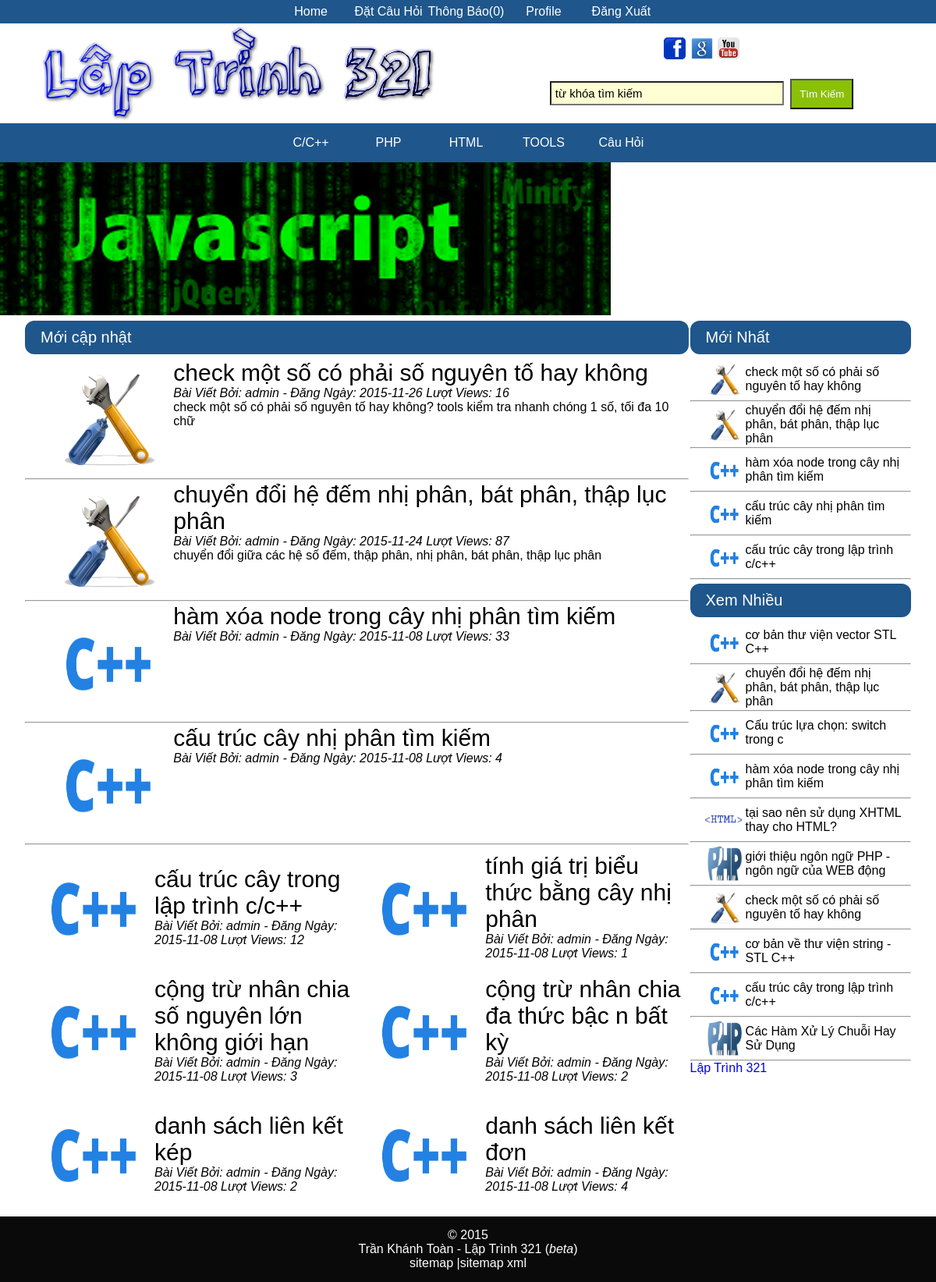
The page / (signed in) on the database its author committed.
### tables this page shows
CREATE TABLE IF NOT EXISTS `menu_tren` (
  `title` text,
  `link` text,
  `id` int(11) NOT NULL
);

CREATE TABLE IF NOT EXISTS `chuyenmuc` (
  `id` int(10) unsigned NOT NULL,
  `title` text,
  `image` varchar(255) DEFAULT NULL
);

CREATE TABLE IF NOT EXISTS `baiviet` (
  `idbv` int(10) unsigned NOT NULL,
  `subject` text,
  `content` longtext,
  `image_bv` varchar(255) DEFAULT NULL,
  `parent` int(10) unsigned NOT NULL,
  `date_add` date DEFAULT NULL,
  `views` int(11) DEFAULT '0',
  `author` int(11) NOT NULL DEFAULT '1',
  `des` longtext
);

CREATE TABLE IF NOT EXISTS `users` (
  `uid` int(10) unsigned NOT NULL,
  `username` varchar(255) NOT NULL,
  `pass` varchar(255) NOT NULL,
  `email` varchar(255) DEFAULT NULL,
  `birthday` date DEFAULT NULL,
  `checkmail` int(11) DEFAULT '0',
  `lastlogin` int(15) DEFAULT NULL,
  `avatar` text,
  `gender` text
);

CREATE TABLE IF NOT EXISTS `options` (
  `footer` text,
  `maxpage` int(11) DEFAULT NULL,
  `maxpage_cmt` int(11) DEFAULT NULL,
  `facebook` text,
  `google` text,
  `youtube` text
);

### config.php (called while the page is built, shortened)
<?php
$servername = "localhost";
$username = "root";
$password = "";
$dbname = "laptrinh321";
$homeurl = "http://laptrinh321.dev:8080";
$conn = mysqli_connect($servername, $username, $password, $dbname);
mysqli_set_charset($conn,'utf8');
$sql="SELECT * FROM options";
$result=mysqli_query($conn,$sql);
$row=mysqli_fetch_assoc($result);
$maxpage=$row['maxpage'];
$option_footer=$row['footer'];
function rewrite($s)
{
	$a=array("á","à","ả","ã","ạ","Á","À","Ả","Ã","Ạ",
			 "ắ","ằ","ẳ","ẵ","ặ","Ắ","Ằ","Ẳ","Ẵ","Ặ","ă","Ă",
			 "ấ","ầ","ẩ","ẫ","ậ","Ấ","Ầ","Ẩ","Ẫ","Ậ","â","Â",
			 "đ","Đ","A","B","C","D","E","F","G","H","I","J","K","L","M","N","O","P","Q","R","S","T","U","V","W","X","Y","Z",
			 "é","è","ẻ","ẽ","ẹ","É","È","Ẻ","Ẽ","Ẹ",
			 "ế","ề","ể","ễ","ệ","Ế","Ề","Ể","Ễ","Ệ","ê","Ê",
			 "í","ì","ỉ","ĩ","ị","Í","Ì","Ỉ","Ĩ","Ị",
			 "ó","ò","ỏ","õ","ọ","Ó","Ò","Ỏ","Õ","Ọ",
			 "ố","ồ","ổ","ỗ","ộ","Ố","Ồ","Ổ","Ỗ","Ộ","ô","Ô",
			 "ớ","ờ","ở","ỡ","ợ","Ớ","Ờ","Ở","Ỡ","Ợ","ơ","Ơ",
			 "ú","ù","ủ","ũ","ụ","Ú","Ù","Ủ","Ũ","Ụ",
			 "ứ","ừ","ử","ữ","ự","Ứ","Ừ","Ử","Ữ","Ự","ư","Ư",
			 "ý","ỳ","ỷ","ỹ","ỵ","Ý","Ỳ","Ỷ","Ỹ","Ỵ",",","+","[","]","-",":","/",
			 "*","(",")","?","\"");
	$b=array("a","a","a","a","a","a","a","a","a","a",
		     "a","a","a","a","a","a","a","a","a","a","a","a",
		     "a","a","a","a","a","a","a","a","a","a","a","a",
		     "d","d","a","b","c","d","e","f","g","h","i","j","k","l","m","n","o","p","q","r","s","t","u","v","w","x","y","z",
		     "e","e","e","e","e","e","e","e","e","e",
		     "e","e","e","e","e","e","e","e","e","e","e","e",
		     "i","i","i","i","i","i","i","i","i","i",
		     "o","o","o","o","o","o","o","o","o","o",
		     "o","o","o","o","o","o","o","o","o","o","o","o",
		     "o","o","o","o","o","o","o","o","o","o","o","o",
		     "u","u","u","u","u","u","u","u","u","u",
		     "u","u","u","u","u","u","u","u","u","u","u","u",
		     "y","y","y","y","y","y","y","y","y","y","","","","","","","",
		     "","","","","");
	$s=str_replace($a,$b,$s);
	$s=str_replace(" ","-",$s);
	return $s;
}
function thong_bao($uid)
{
	global $conn;
	$sql="SELECT count(*) as num FROM theo_doi WHERE td_uid=$uid AND thong_bao=1";
	$result = mysqli_query($conn,$sql);
	$row=mysqli_fetch_assoc($result);
	$num=$row['num'];
	return $num;
}
?>

### function/homepage.php (the view, shortened to what this page needs)
<div class="header">Mới cập nhật</div>
<?php
$sql="SELECT * FROM baiviet ORDER BY idbv DESC LIMIT ".$maxpage;
if($result = mysqli_query($conn,$sql))
if(mysqli_num_rows($result)>0)
{
	$n=($maxpage-2)/2;
	$dem=1;
	while($dem<=$n)
	{
		$dem++;
		$row=mysqli_fetch_assoc($result)
		?>
		<a href="<?php echo $row['idbv']; ?>-<?php echo rewrite($row['subject']); ?>.html">
			<table class="list">
				<tr>
					<td width="150px">
						<img style="width:150px;height:150px" src="<?php echo $row['image_bv']; ?>"/>
					</td>
					<td style="padding-left:5px;vertical-align:top">
						<font style="font-size:30px"><?php echo $row['subject']; ?></font>
						<br/>
						<i>
						Bài Viết Bởi:
						<?php
						$sql1="SELECT username FROM users WHERE uid=".$row['author'];
						$result1=mysqli_query($conn,$sql1);
						$row1=mysqli_fetch_assoc($result1);
						echo $row1['username'];
						 ?>
						- Đăng Ngày: <?php echo $row['date_add']; ?>
						 Lượt Views: <?php echo $row['views']; ?>
						</i>
						<br/>
						<?php if($row['des']!=NULL) echo $row['des']; ?>
					</td>
				</tr>
			</table>
		</a>
		<hr/>
<?php
	}
	for($dem=$n+1;$dem<=$maxpage;$dem++)
	{
		$row=mysqli_fetch_assoc($result);
		if($dem%2==1)
		{
?>
<table style="width:100%" >
	<tr style="width:100%" >
		<td style="width:50%" class="list">
			<a style="color:#000" href="<?php echo $row['idbv']; ?>-<?php echo rewrite($row['subject']); ?>.html">
				<table style="width:100%">
					<tr>
						<td style="width:150px">
							<img style="width:150px;height:150px" src="<?php echo $row['image_bv']; ?>"/>
						</td>
						<td>
							<font style="font-size:30px"><?php echo $row['subject']; ?></font>
							<br/>
							<i>
							Bài Viết Bởi:
							<?php
							$sql1="SELECT username FROM users WHERE uid=".$row['author'];
							$result1=mysqli_query($conn,$sql1);
							$row1=mysqli_fetch_assoc($result1);
							echo $row1['username'];
							 ?>
							- Đăng Ngày: <?php echo $row['date_add']; ?>
							 Lượt Views: <?php echo $row['views']; ?>
							</i>
						</td>
					</tr>
				</table>
			</a>
		</td>
<?php
		}
		else
		{
?>
		<td style="width:50%" class="list">
			<a style="color:#000" href="<?php echo $row['idbv']; ?>-<?php echo rewrite($row['subject']); ?>.html">
				<table style="width:100%">
					<tr>
						<td style="width:150px">
							<img style="width:150px;height:150px" src="<?php echo $row['image_bv']; ?>"/>
						</td>
						<td>
							<font style="font-size:30px"><?php echo $row['subject']; ?></font>
							<br/>
							<i>
							Bài Viết Bởi:
							<?php
							$sql1="SELECT username FROM users WHERE uid=".$row['author'];
							$result1=mysqli_query($conn,$sql1);
							$row1=mysqli_fetch_assoc($result1);
							echo $row1['username'];
							 ?>
							- Đăng Ngày: <?php echo $row['date_add']; ?>
							 Lượt Views: <?php echo $row['views']; ?>
							</i>
						</td>
					</tr>
				</table>
			</a>
		</td>
	</tr>
</table>
<?php
		}
	}
}
?>

### function/menu_tren.php
<div class="menu_tren">
	<ul>
	<?php
	$sql="SELECT * FROM menu_tren";
	if($result = mysqli_query($conn,$sql))
	if(mysqli_num_rows($result)>0)
	{
		while($row=mysqli_fetch_assoc($result))
		{
			?>
				<li><a href="<?php echo $row['link']; ?>"><?php echo $row['title']; ?></a></li>
			<?php
		}
	}
	if(isset($_SESSION['uid']))
	{
?>
		<li><a href="<?php echo $homeurl; ?>/datcauhoi.php">Đặt Câu Hỏi</a></li>
		<li><a href="<?php echo $homeurl; ?>/thong_bao.php">Thông Báo(<?php echo thong_bao($_SESSION['uid']); ?>)</a></li>
		<li><a href="<?php echo $homeurl; ?>/profile.php">Profile</a></li>
		<li><a href="<?php echo $homeurl; ?>/logout.php">Đăng Xuất</a></li>
<?php
	}
	else
	{
?>
		<li><a href="<?php echo $homeurl; ?>/login.php">Đăng Nhập</a></li>
		<li><a href="<?php echo $homeurl; ?>/register.php">Đăng Ký</a></li>
<?php
	}
	?>
</ul>
</div>

### function/main-menu.php
<div class="main-menu">
	  		<ul>
<?php
$sql="SELECT * FROM chuyenmuc";
if($result=mysqli_query($conn,$sql))
if(mysqli_num_rows($result)>0)
{
	while($row=mysqli_fetch_assoc($result))
	{
?>
				<li>
					<a href="<?php echo $homeurl; ?>/category-<?php echo $row['id']; ?>-<?php echo rewrite($row['title']); ?>.html"><?php echo $row['title']; ?></a>
				</li>
<?php
	}
}
?>
			</ul>
		</div>

### footer.php (shortened to what this page needs)
<td style="vertical-align:top;width:25%">
	<?php include "function/sidebar.php"; ?>
</td>
</tr>
</table>
</div>
<div class="footer">
	<?php echo $option_footer;?>
	<a target="_blank" style="color:#fff;" href="/sitemap.php">sitemap |</a><a target="_blank" style="color:#fff;" href="/sitemap.xml">sitemap xml</a>
</div>
</body>
</html>

### function/moi_nhat.php
<div class="header">Mới Nhất</div>
<?php
$sql1="SELECT * FROM baiviet ORDER BY idbv DESC LIMIT 5";
if($result1=mysqli_query($conn,$sql1))
while($row1=mysqli_fetch_assoc($result1))
{
?>
<a href="<?php echo $row1['idbv']; ?>-<?php echo rewrite($row1['subject']); ?>.html">
<table class="list1">
	<tr>
		<td width="50px">
			<img style="width:50px;height:50px" src="<?php echo $row1['image_bv']; ?>"/>
		</td>
		<td>
			<font style="font-size:16px"><?php echo $row1['subject']; ?></font>
		</td>
	</tr>
</table>
</a>
<hr/>
<?php
}
?>

### function/xemnhieu.php
<div class="header">Xem Nhiều</div>
<?php
$sql="SELECT * FROM baiviet ORDER BY views DESC LIMIT ".$maxpage;
if($result=mysqli_query($conn,$sql))
while($row=mysqli_fetch_assoc($result))
{
?>
<a href="<?php echo $row['idbv']; ?>-<?php echo rewrite($row['subject']); ?>.html">
<table class="list1">
	<tr>
		<td width="50px">
			<img style="width:50px;height:50px" src="<?php echo $row['image_bv']; ?>"/>
		</td>
		<td>
			<font style="font-size:16px"><?php echo $row['subject']; ?></font>
		</td>
	</tr>
</table>
</a>
<hr/>
<?php
}
?>

### css/style.css (style rules this page uses)
* { text-decoration:none; margin:0; padding:0; }
html { background:#999; }
body { font-family:sans-serif; background:#fff; width:100%; margin:auto; }
.menu_tren ul, .main-menu ul { background: #1F568B; list-style-type: none; text-align: center; }
.menu_tren li { display: inline-block; width: 100px; height: 30px; line-height: 30px; margin-left: -5px; position:relative; }
.menu_tren a, .main-menu a { display:block; color:#fff; }
.main-menu li { display: inline-block; width: 100px; height: 50px; line-height: 50px; margin-left: -5px; position:relative; }
.footer { background:#0A0A0A; padding:15px 15px 15px 15px; text-align:center; color:#fff; }
.header { font-size:20px; padding:10px 10px 10px 20px; margin:5px 0px 5px 0px; color:#fff; background:#1F568B; border-radius:12px; }
.list, .list1 { width:95%; margin:auto; background:#ffffff; padding-left:10px; }

### rows shown on the page
menu_tren: title "Home"
chuyenmuc: title "C/C++"
chuyenmuc: title "PHP"
chuyenmuc: title "HTML"
chuyenmuc: title "TOOLS"
chuyenmuc: title "Câu Hỏi"
baiviet: image_bv (picture), subject "check một số có phải số nguyên tố hay không", users.username "admin", date_add "2015-11-26", views "16", des "check một số có phải số nguyên tố hay không? tools kiểm tra nhanh chóng 1 số, tối đa 10 chữ"
baiviet: image_bv (picture), subject "chuyển đổi hệ đếm nhị phân, bát phân, thập lục phân", users.username "admin", date_add "2015-11-24", views "87", des "chuyển đổi giữa các hệ số đếm, thập phân, nhị phân, bát phân, thập lục phân"
baiviet: image_bv (picture), subject "hàm xóa node trong cây nhị phân tìm kiếm", users.username "admin", date_add "2015-11-08", views "33"
baiviet: image_bv (picture), subject "cấu trúc cây nhị phân tìm kiếm", users.username "admin", date_add "2015-11-08", views "4"
baiviet: image_bv (picture), subject "cấu trúc cây trong lập trình c/c++", users.username "admin", date_add "2015-11-08", views "12"
baiviet: image_bv (picture), subject "tính giá trị biểu thức bằng cây nhị phân", users.username "admin", date_add "2015-11-08", views "1"
baiviet: image_bv (picture), subject "cộng trừ nhân chia số nguyên lớn không giới hạn", users.username "admin", date_add "2015-11-08", views "3"
baiviet: image_bv (picture), subject "cộng trừ nhân chia đa thức bậc n bất kỳ", users.username "admin", date_add "2015-11-08", views "2"
baiviet: image_bv (picture), subject "danh sách liên kết kép", users.username "admin", date_add "2015-11-08", views "2"
baiviet: image_bv (picture), subject "danh sách liên kết đơn", users.username "admin", date_add "2015-11-08", views "4"
baiviet: image_bv (picture), subject "cơ bản thư viện vector STL C++"
baiviet: image_bv (picture), subject "Cấu trúc lựa chọn: switch trong c"
baiviet: image_bv (picture), subject "tại sao nên sử dụng XHTML thay cho HTML?"
baiviet: image_bv (picture), subject "giới thiệu ngôn ngữ PHP - ngôn ngữ của WEB động"
baiviet: image_bv (picture), subject "cơ bản về thư viện string - STL C++"
baiviet: image_bv (picture), subject "Các Hàm Xử Lý Chuỗi Hay Sử Dụng"
options: footer "© 2015 Trần Khánh Toàn - Lập Trình 321 ( beta )"

### other values the page prints
thong_bao($_SESSION['uid']) "0"
